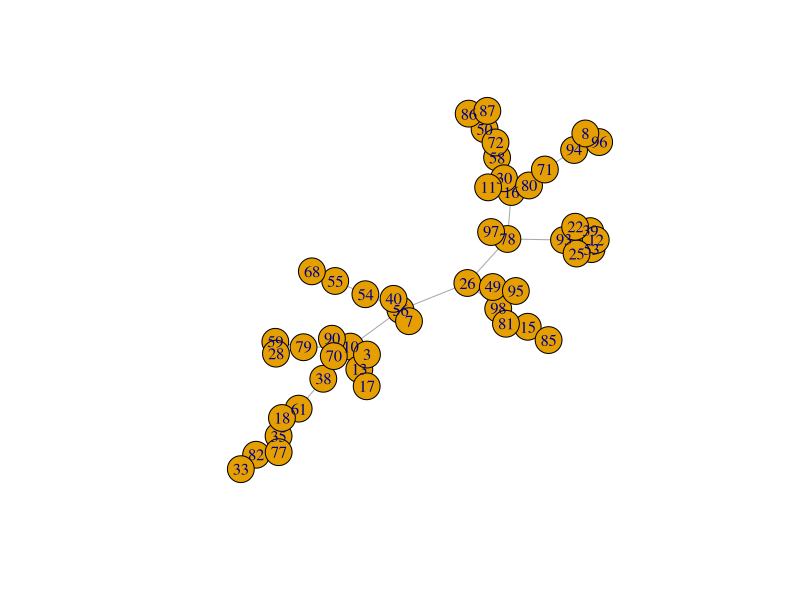
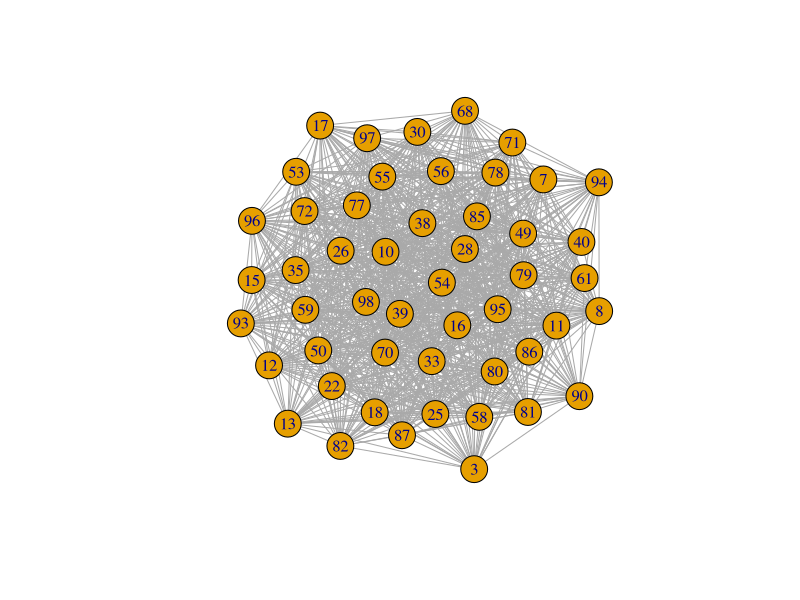
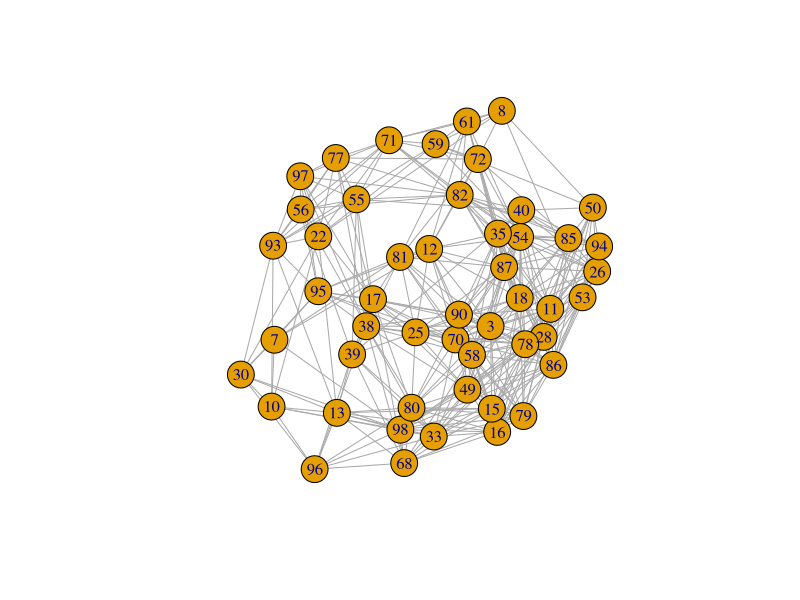
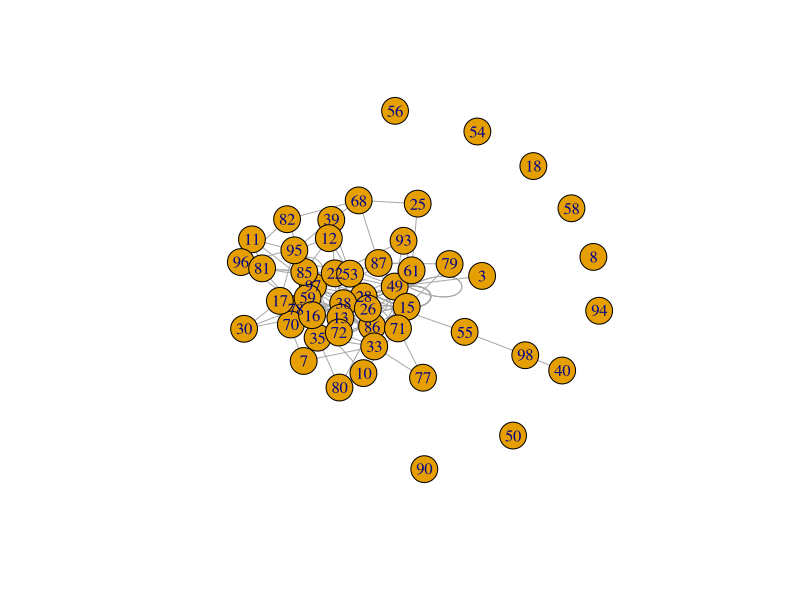
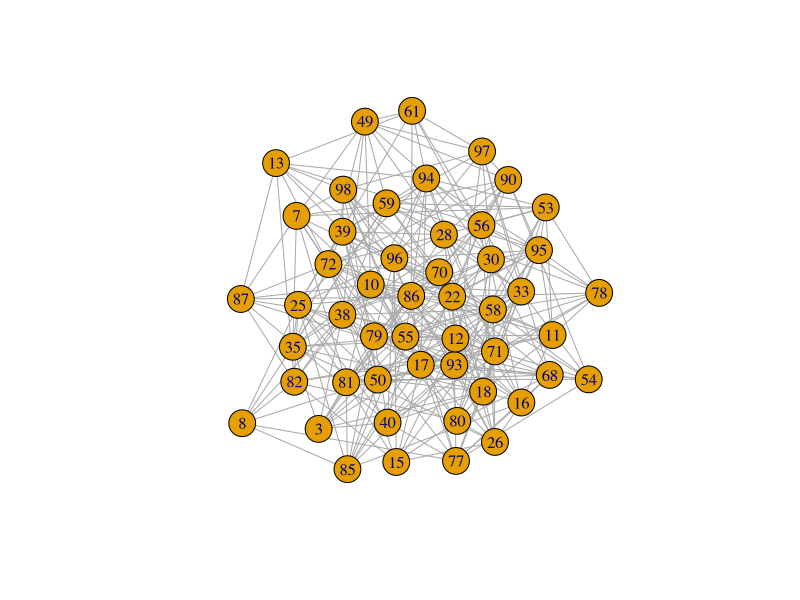
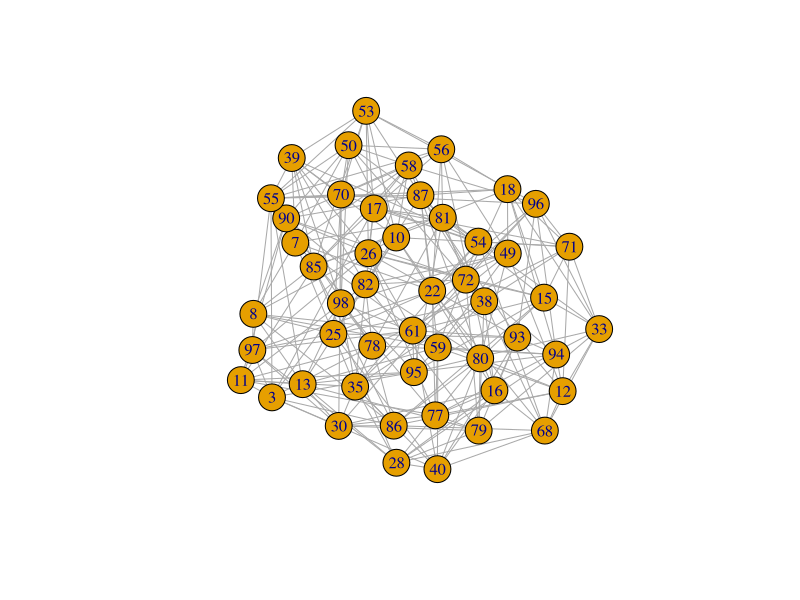

Source code (R) for these figures, in order: (Note: this script raises an error after producing the figures.)
#' Generate test data for DILS

library(igraph)

n <- 50  #' multiple of 10. Number of nodes in each network

#' May want to add things from graph.atlas

nets <- list(ba.game(n=n, directed=FALSE),
             erdos.renyi.game(n=n, p.or.m=.8),
             grg.game(nodes=n, radius=.3, torus=TRUE),
             growing.random.game(n=n, m=3, directed=FALSE),
             interconnected.islands.game(islands.n=10,
                                         islands.size=n/10,
                                         islands.pin=.8,
                                         n.inter=n/10),
             k.regular.game (no.of.nodes=n, k=10)
)

ids <- sample(1:(2*n), n, replace=FALSE)
for(i in 1:length(nets)) {
  V(nets[[i]])$name <- sample(ids, n, replace=FALSE)  #' Name the nodes
  if( 1 == i %% 2 ) {
    #' Make about half the networks continuous
    E(nets[[i]])$weight <- rnorm(ecount(nets[[i]]))  
  } else {
    E(nets[[i]])$weight <- 1
  }
}

#' Plot the graphs to make sure they do not all look the same
plot(nets[[1]])
plot(nets[[2]])
plot(nets[[3]])
plot(nets[[4]])
plot(nets[[5]])
plot(nets[[6]])

E(nets[[1]])$weight
E(nets[[2]])$weight
E(nets[[3]])$weight
E(nets[[4]])$weight
E(nets[[5]])$weight
E(nets[[6]])$weight

saveRDS(nets, "rough/data_artificial.rds")